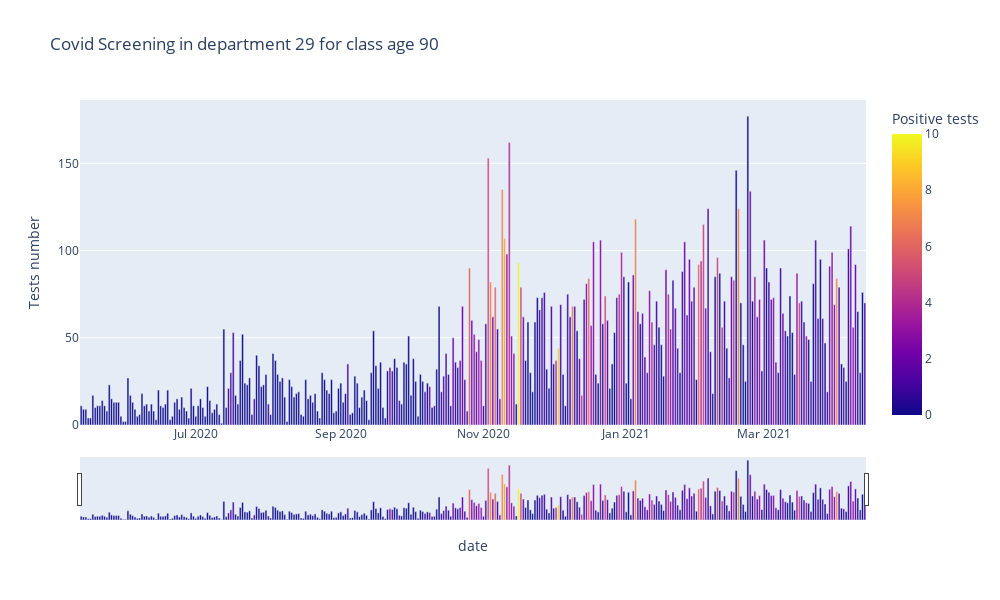

The notebook cell this image was saved under:
### Code cell
daily_test(90,'29')

### Figure 1 — Plotly figure (JSON) as saved in the notebook; plotly's stock layout.template omitted (floating-point values rounded to 4 significant figures; data arrays with more than 128 entries replaced by an {"elided": "..."} marker saying what was removed)
{"data": [{"alignmentgroup": "True", "hovertemplate": "date=%{x}<br>Tests number=%{y}<br>Positive tests=%{marker.color}<extra></extra>", "legendgroup": "", "marker": {"color": {"elided": "336 int values"}, "coloraxis": "coloraxis"}, "name": "", "offsetgroup": "", "orientation": "v", "showlegend": false, "textposition": "auto", "type": "bar", "x": {"elided": "336 str values"}, "xaxis": "x", "y": {"elided": "336 int values"}, "yaxis": "y"}], "layout": {"barmode": "relative", "coloraxis": {"colorbar": {"title": {"text": "Positive tests"}}, "colorscale": [[0, "#0d0887"], [0.1111, "#46039f"], [0.2222, "#7201a8"], [0.3333, "#9c179e"], [0.4444, "#bd3786"], [0.5556, "#d8576b"], [0.6667, "#ed7953"], [0.7778, "#fb9f3a"], [0.8889, "#fdca26"], [1, "#f0f921"]]}, "height": 600, "legend": {"tracegroupgap": 0}, "title": {"text": "Covid Screening in department 29 for class age 90"}, "width": 1000, "xaxis": {"anchor": "y", "domain": [0, 1], "rangeslider": {"visible": true}, "title": {"text": "date"}}, "yaxis": {"anchor": "x", "domain": [0, 1], "title": {"text": "Tests number"}}}}
